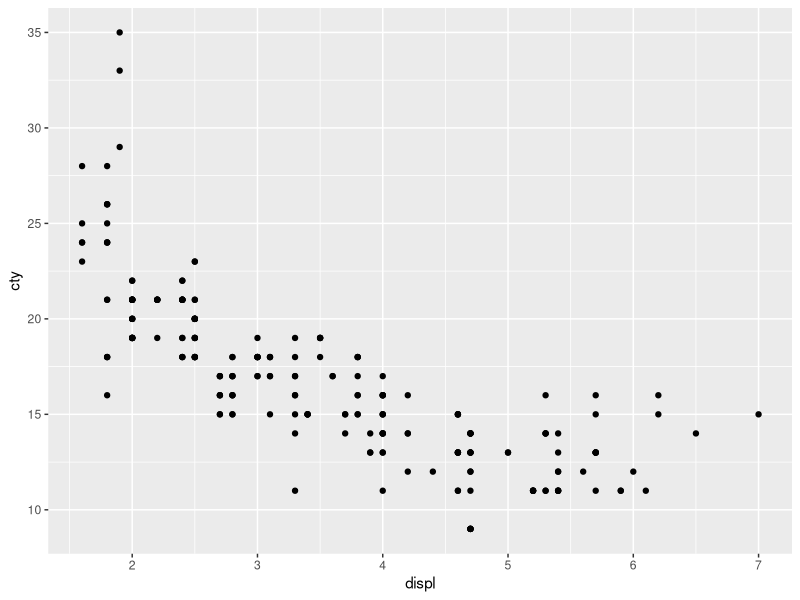
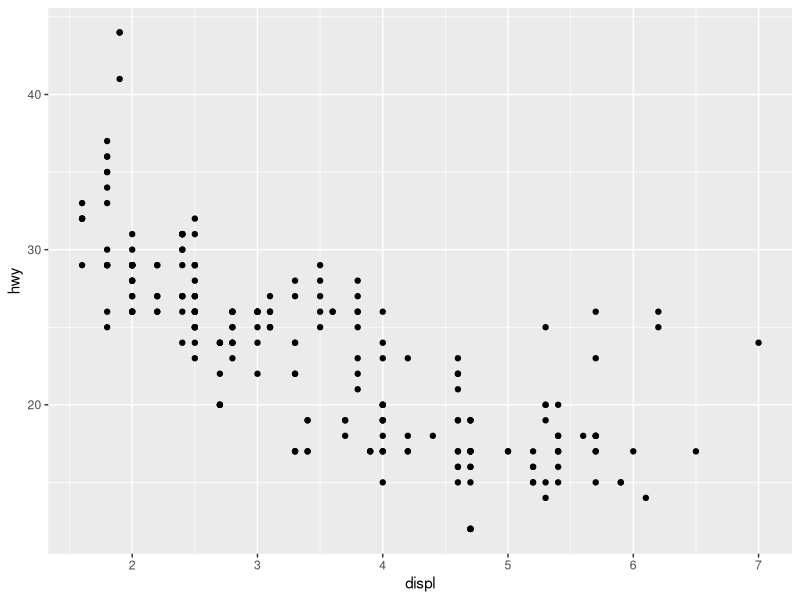
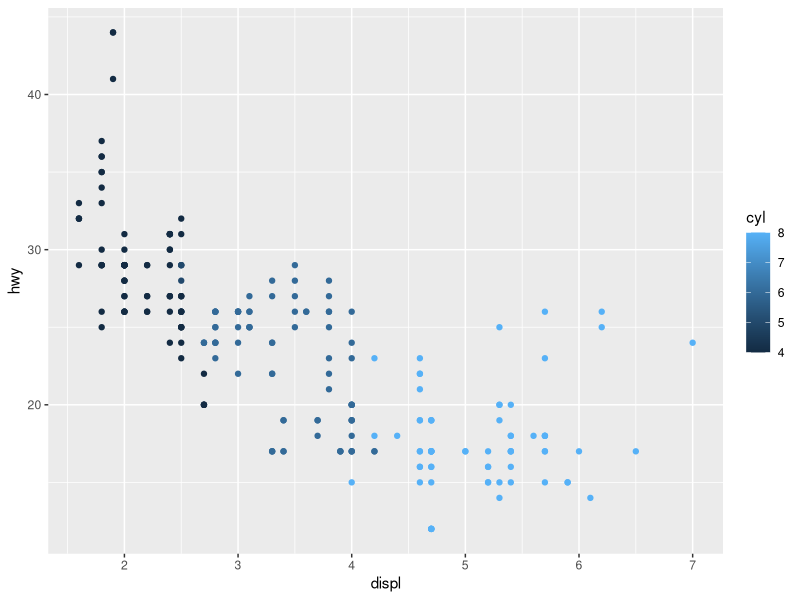
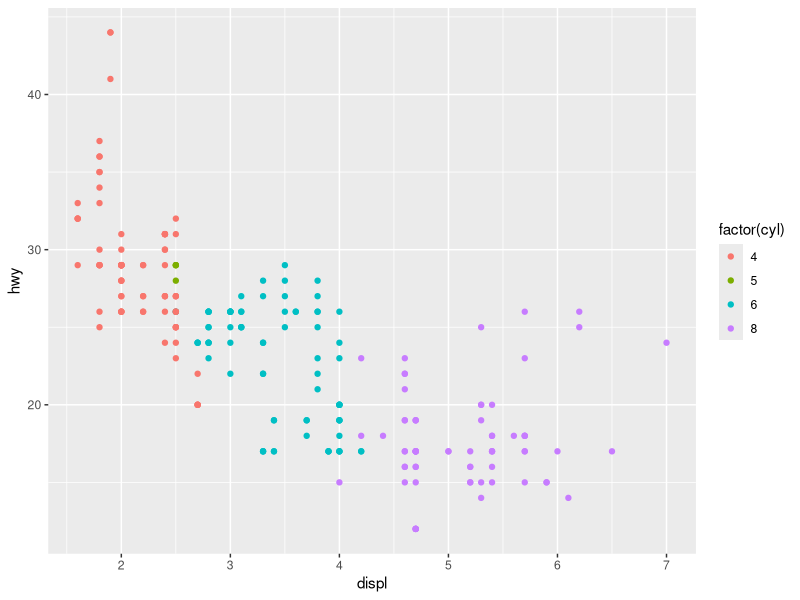
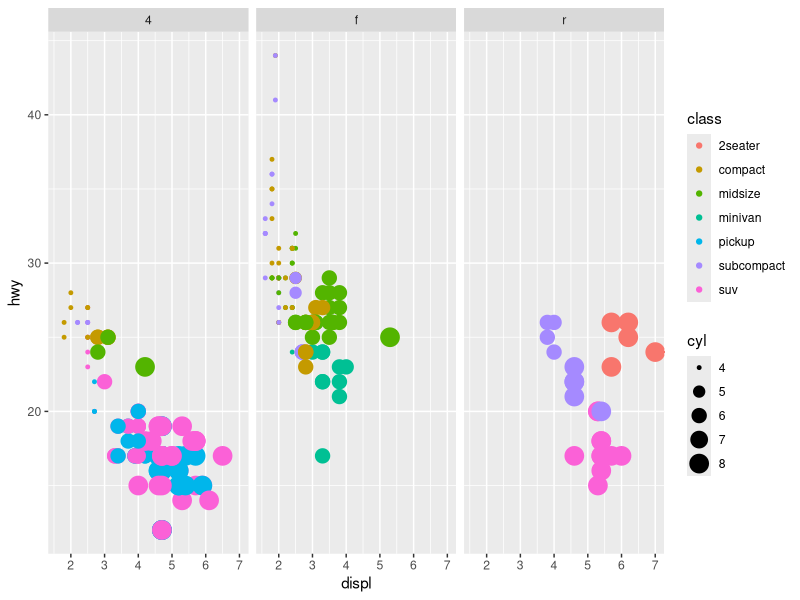
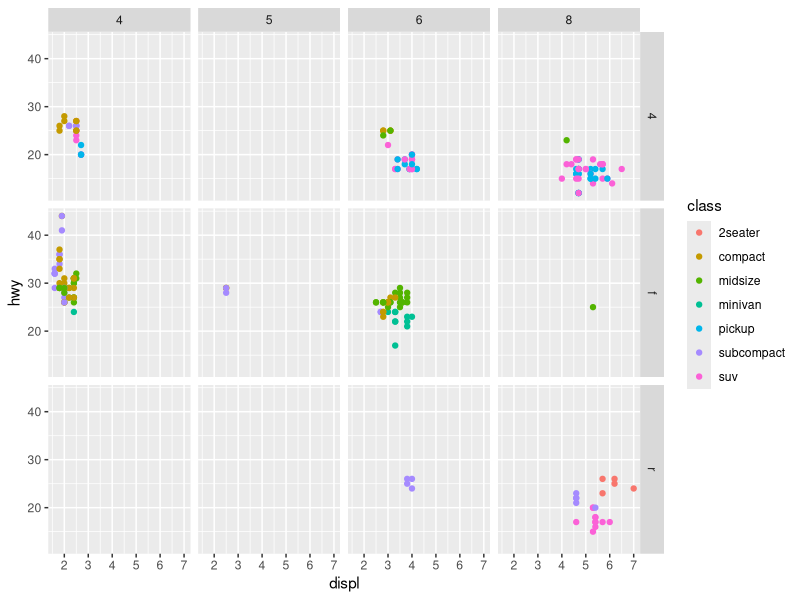
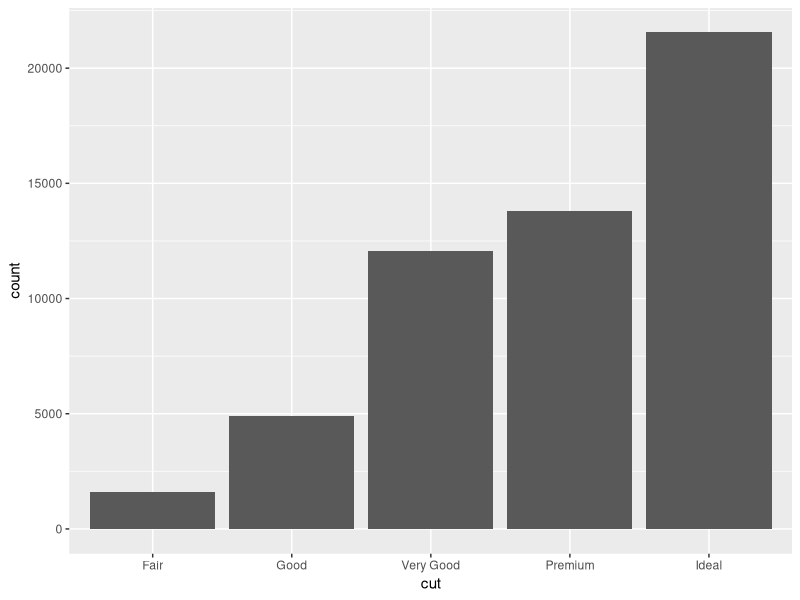
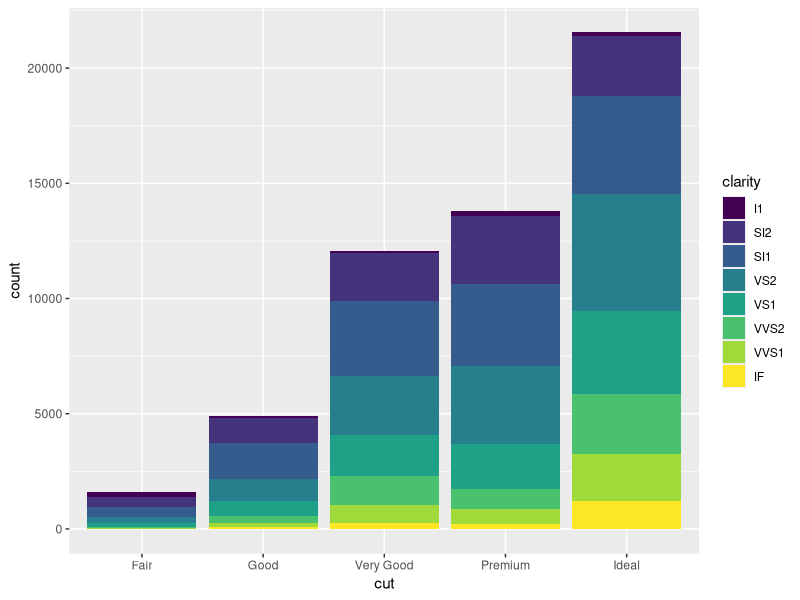

R code for these plots, in order:
## ---- chunk 1
knitr::opts_chunk$set(echo = TRUE)
## ---- chunk 2
library(tidyverse)
## ---- chunk 3
mpg
## ---- chunk 4
ggplot(data = mpg) +
    geom_point(mapping = aes(x = displ, y = cty))
## ---- chunk 5
ggplot(data = mpg) +
    geom_point(mapping = aes(x = displ, y = hwy))
## ---- chunk 6
ggplot(data = mpg) +
    geom_point(mapping = aes(x = displ, y = hwy, color = cyl))
## ---- chunk 7
ggplot(data = mpg) +
    geom_point(mapping = aes(x = displ, y = hwy, color = factor(cyl)))
## ---- chunk 8
ggplot(data = mpg) +
    geom_point(mapping = aes(x = displ, y = hwy, size = cyl, color = class)) +
    facet_wrap(~ drv)
## ---- chunk 9
mpg %>% 
    filter(drv == 'r') %>% 
    distinct(class)
## ---- chunk 10
ggplot(data = mpg) +
    geom_point(mapping = aes(x = displ, y = hwy, color = class)) +
    facet_grid(drv ~ cyl)
## ---- chunk 11
ggplot(data = diamonds) +
    geom_bar(mapping = aes(x = cut))
## ---- chunk 12
ggplot(data = diamonds) +
    geom_bar(mapping = aes(x = cut, fill = clarity))
## ---- chunk 13
ggplot(data = diamonds) +
geom_bar(
    mapping = aes(x = cut, fill = clarity),
    position = "fill"
)
## ---- chunk 14
ggplot(data = diamonds) +
    geom_bar(
        mapping = aes(x = cut, fill = clarity),
        position = "dodge"
    )
## ---- chunk 15
bar <- ggplot(data = diamonds) +
    geom_bar(
    mapping = aes(x = cut, fill = cut),
    show.legend = FALSE,
    width = 1
    ) +
    theme(aspect.ratio = 1) +
    labs(x = NULL, y = NULL)

bar + coord_flip()
bar + coord_polar()
